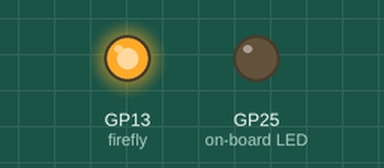
This program was run on a simulated Raspberry Pi Pico running MicroPython. Parts: output pins drawn as LEDs (lit = HIGH).

Above: at 2.2 s.
At 3.7 s:
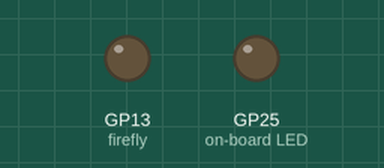
Timing chart, 0 to 5.5 s (numbered marks = the images above):
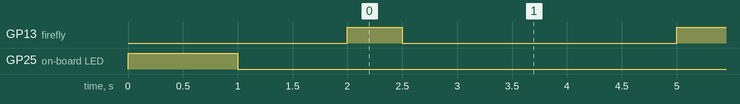

Measured:
- by itself, GP13 (firefly): alternates HIGH for 0.50 s and LOW for 2.5 s

The program:

06-ledonoffv2.py
```python
from picozero import pico_led,LED
from time import sleep

pico_led.on()
sleep(1)
pico_led.off()
sleep(1)

firefly = LED(13) # Use GP13
while True:
    firefly.on()
    sleep(0.5)
    firefly.off()
    sleep(2.5)
```
